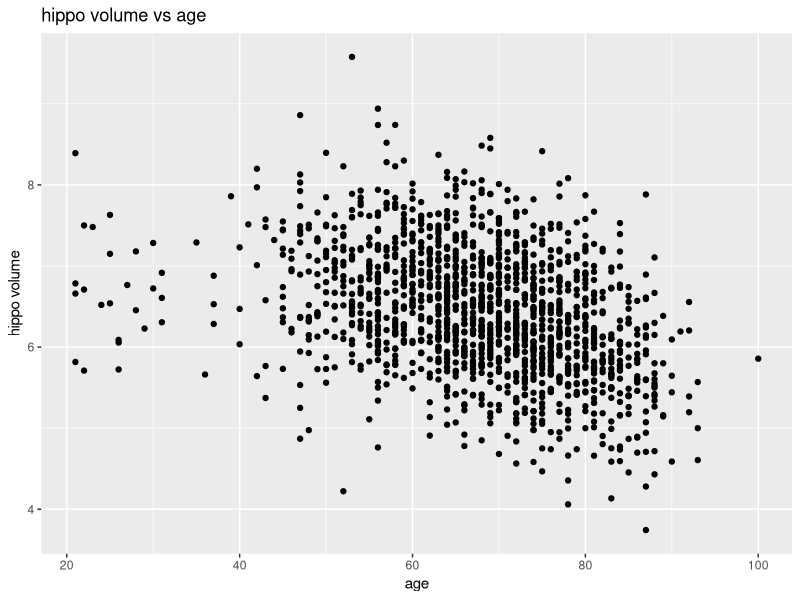
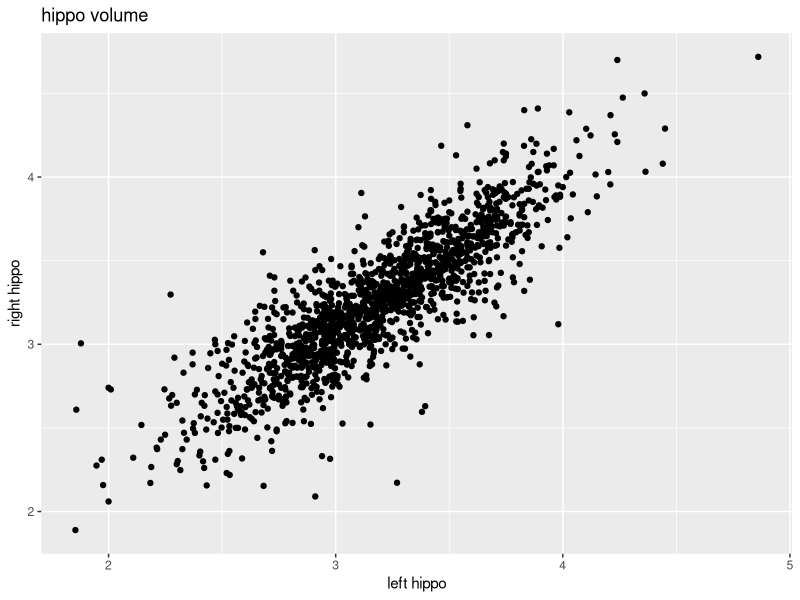
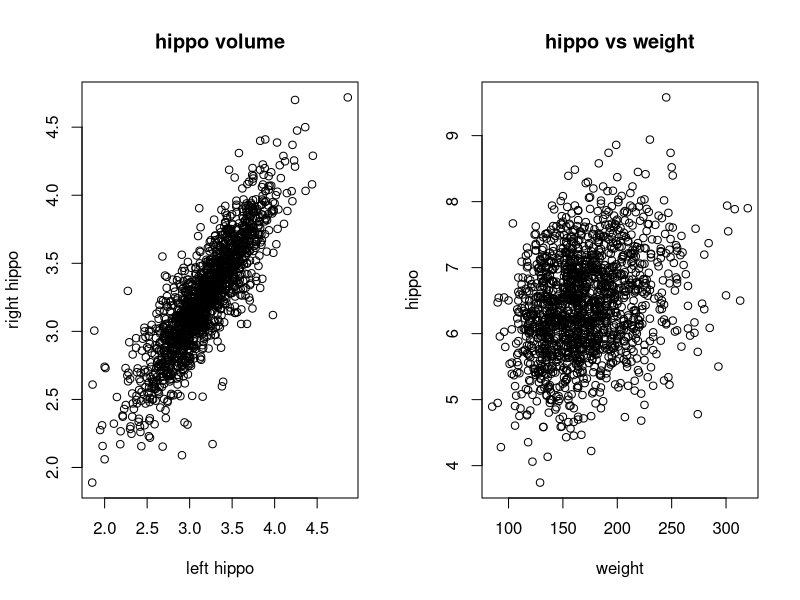
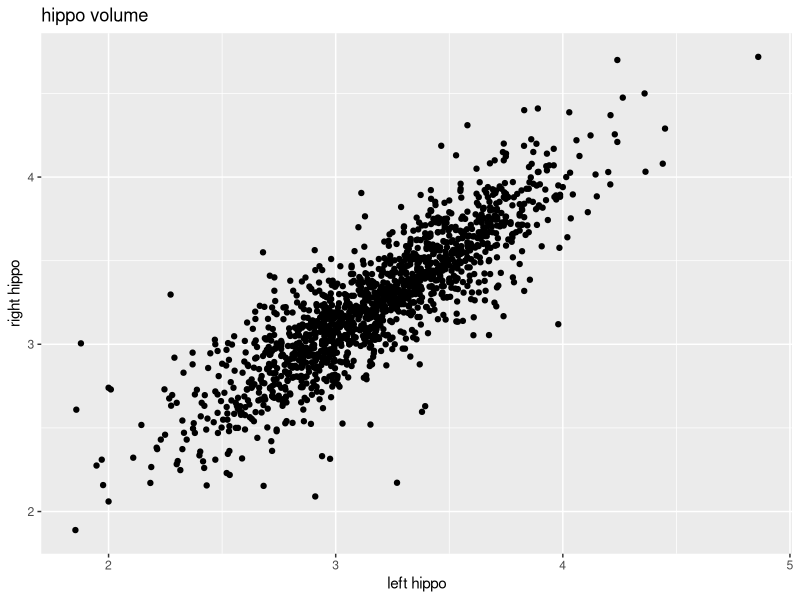
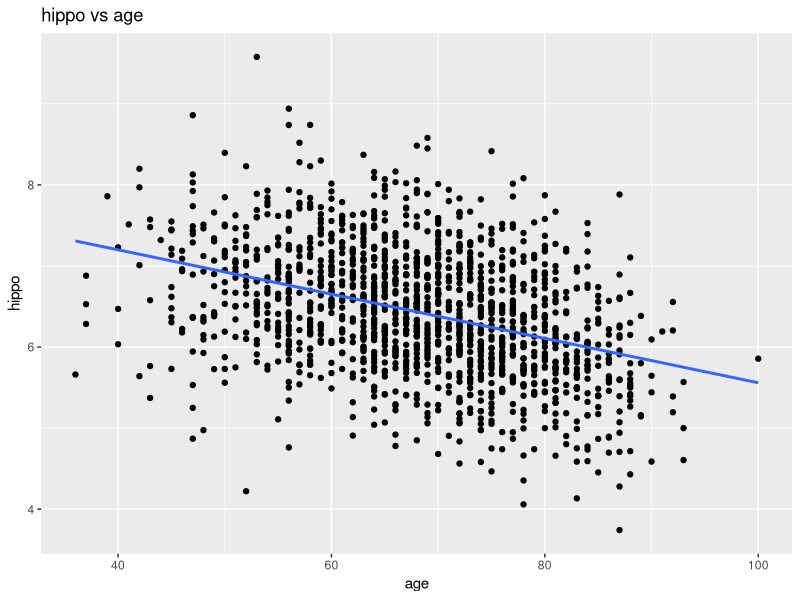
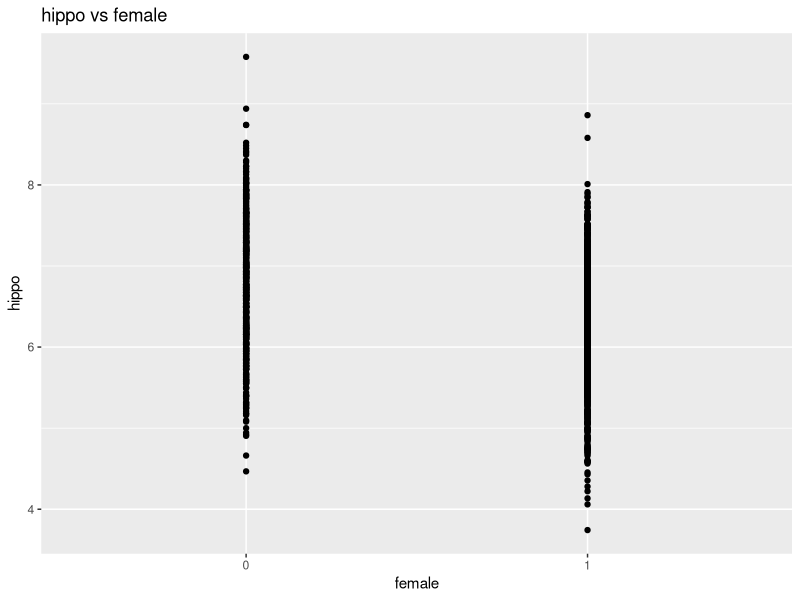
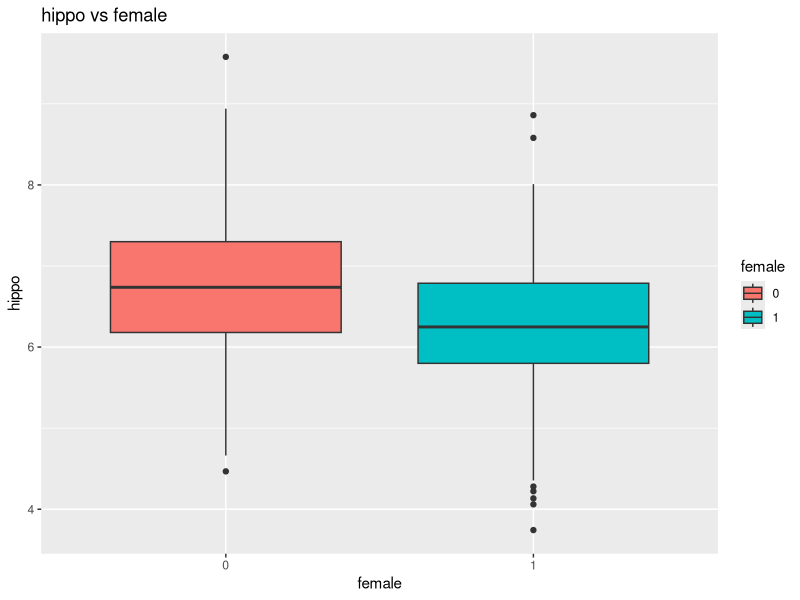
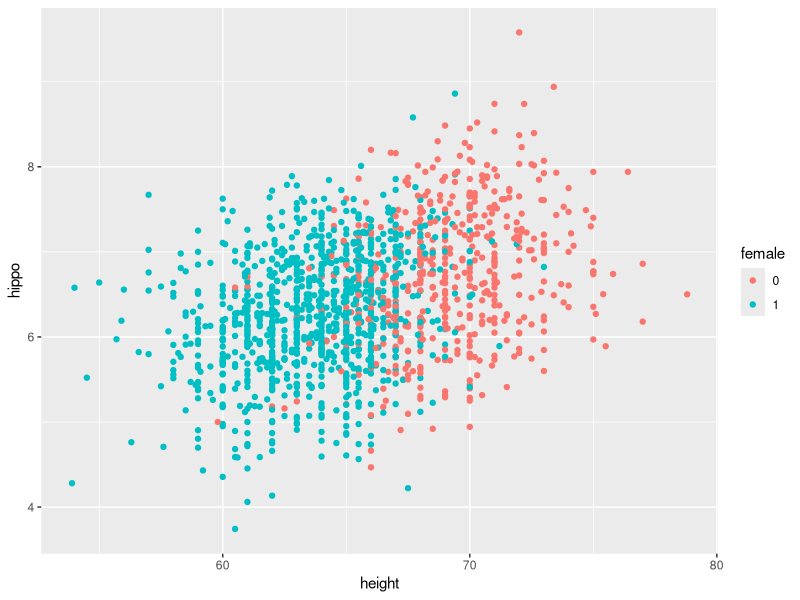

Write R code to recreate these figures, in order.
## ---- chunk 1
library(ggplot2)
library(tidyverse)
## ---- chunk 2
alzheimer_data <- read.csv('data/alzheimer_data.csv') %>% 
  select(id, diagnosis, age, educ, female, height, weight, lhippo, rhippo) %>% 
  mutate(diagnosis = as.factor(diagnosis), female = as.factor(female))


alzheimer_healthy <- read.csv('data/alzheimer_data.csv') %>% 
  select(id, diagnosis, age, educ, female, height, weight, lhippo, rhippo) %>% 
  mutate(diagnosis = as.factor(diagnosis), female = as.factor(female)) %>% filter(diagnosis==0)

#define a new variable
#note: today we use the sum as the total hippocampal volume
alzheimer_healthy$hippo = alzheimer_healthy$lhippo + alzheimer_healthy$rhippo

#define the subset of older (>35) healthy subjects
alzheimer_healthy_old = alzheimer_healthy %>% filter(age>35)
#old-fashioned way to do the same thing
#alzheimer_healthy_old = alzheimer_healthy[alzheimer_healthy$age >35,]

## ---- chunk 3
#| fig-align: center

#plot(alzheimer_healthy$age, alzheimer_healthy$hippo, xlab="age", ylab="hippo")

ggplot(alzheimer_healthy, aes(x=age, y=hippo)) +
  geom_point() + 
  labs(x = "age", y="hippo volume", title="hippo volume vs age")
## ---- chunk 4
#| fig-align: center
ggplot(alzheimer_healthy, aes(x=lhippo, y=rhippo)) +
  geom_point() + 
  labs(x = "left hippo", y="right hippo", title="hippo volume")


## ---- chunk 5
#| fig-align: center

par(mfrow=c(1,2))
plot(alzheimer_healthy$lhippo, alzheimer_healthy$rhippo,
     xlab = "left hippo", ylab="right hippo", main="hippo volume")
plot(alzheimer_healthy$weight, alzheimer_healthy$hippo,
     xlab = "weight", ylab="hippo", main="hippo vs weight")

## ---- chunk 6
#| fig-align: center
print("correlation between left and right hippo volume")
cor(alzheimer_healthy$lhippo, alzheimer_healthy$rhippo)

print("correlation between weight and hippo volume")
cor(alzheimer_healthy$weight, alzheimer_healthy$hippo)
## ---- chunk 7
#| fig-align: center
ggplot(alzheimer_healthy_old, aes(x=lhippo, y=rhippo)) +
  geom_point() + 
  labs(x = "left hippo", y="right hippo", title="hippo volume")

## ---- chunk 8
#| fig-align: center
ggplot(alzheimer_healthy_old, aes(x=age, y=hippo)) +
  geom_point() + 
  labs(x = "age", y="hippo", title="hippo vs age")+
   geom_smooth(method='lm', se=FALSE)
## ---- chunk 9
#define an lm object
obj.age.hippo=lm(hippo~age, data=alzheimer_healthy_old)
coef(obj.age.hippo) #alternatively: obj$coefficients
## ---- chunk 10
summary(obj.age.hippo)
## ---- chunk 11
confint(obj.age.hippo)
## ---- chunk 12
predict(obj.age.hippo, newdata = data.frame(age=45), interval = 'confidence')
## ---- chunk 13
predict(obj.age.hippo, newdata = data.frame(age=45), interval = 'predict')
## ---- chunk 14
#| fig-align: center

ggplot(alzheimer_healthy_old, aes(x=female, y=hippo)) +
  geom_point() + 
  labs(x = "female", y="hippo", title="hippo vs female")+
   geom_smooth(method='lm', se=FALSE)
## ---- chunk 15
#| fig-align: center

ggplot(alzheimer_healthy_old, aes(x=female, y=hippo, fill=female)) +
  geom_boxplot() + 
  labs(x = "female", y="hippo", title="hippo vs female")
## ---- chunk 16
summary(lm(hippo ~ female, data=alzheimer_healthy_old))$coefficients
## ---- chunk 17
t.test(hippo~female, data=alzheimer_healthy_old, var.equal =T)
# equivalently, you can use
#t.test(alzheimer_healthy_old$hippo[alzheimer_healthy_old$female==1], alzheimer_healthy_old$hippo[alzheimer_healthy_old$female==0], var.equal =T)
## ---- chunk 18
#| fig-align: center
ggplot(alzheimer_healthy_old, aes(x=height, y=hippo, color=female))+geom_point()
## ---- chunk 19
summary(lm(hippo ~ height + female, data=alzheimer_healthy_old))$coefficients
## ---- chunk 20
summary(aov(lhippo~diagnosis, data=alzheimer_data))
## ---- chunk 21
summary(lm(lhippo~diagnosis, data=alzheimer_data))$coefficients
anova(lm(lhippo~diagnosis, data=alzheimer_data))
## ---- chunk 22
#| fig-align: center
ggplot(alzheimer_healthy_old, aes(x=age, y=hippo, color=female))+
  geom_point()+
  geom_smooth(method=lm, se=F)
## ---- chunk 23
summary(lm(lhippo~ age*female, data=alzheimer_healthy_old))$coefficients
## ---- chunk 24
#| fig-align: center
#plot(log(alzheimer_healthy_old$weight), alzheimer_healthy_old$hippo, xlab="weight", ylab="log(weight)")
summary(lm(hippo~log(weight), data=alzheimer_healthy_old))$coefficients
## ---- chunk 25
#plot(alzheimer_healthy_old$height, log(alzheimer_healthy_old$weight), xlab="height", ylab="log(weight)")
summary(lm(log(weight)~height, data=alzheimer_healthy_old))$coefficients
